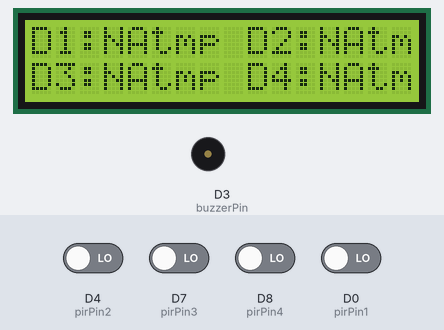
A sketch run on a simulated ESP8266 (NodeMCU). On the bench: 16×2 character LCD, buzzer (waves = sounding, pin HIGH). The inputs (shaded band) are chosen by the test bench; at power-on: D0 (pirPin1), D4 (pirPin2), D7 (pirPin3), D8 (pirPin4) LOW. WiFi joins after 1.5 s; servers stay silent unless stated; uploads are accepted with an empty reply; what the sketch prints to the serial monitor is not drawn.

Above: at 13.6 s.
13.7 s: D4 (pirPin2) driven HIGH
At 24.4 s:
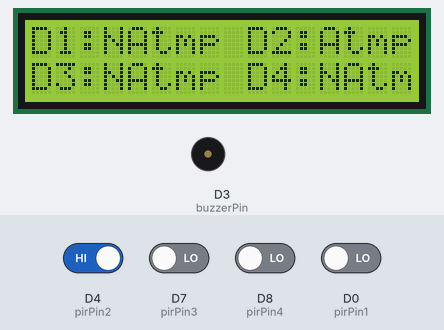
25.1 s: D7 (pirPin3) driven HIGH
At 36.5 s:
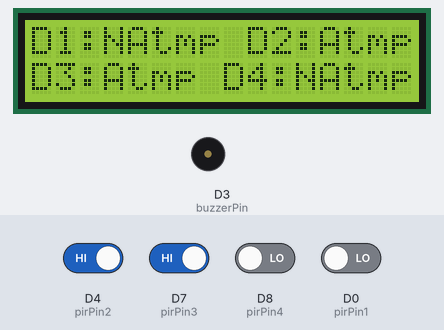
37.0 s: D8 (pirPin4) driven HIGH
At 49.0 s:
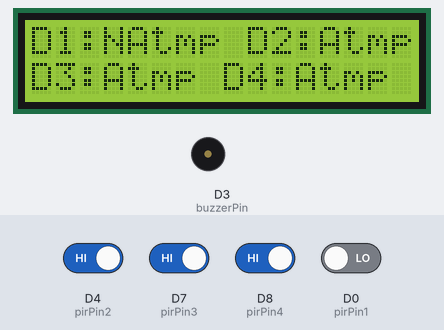
49.2 s: D4 (pirPin2) driven LOW
At 61.2 s:
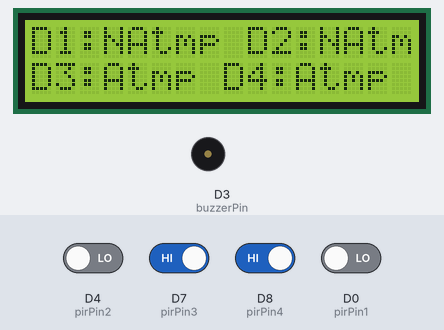
61.4 s: D0 (pirPin1) driven HIGH
73.6 s: D7 (pirPin3) driven LOW
At 86.5 s:
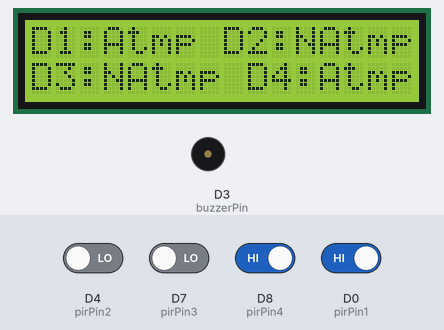
Timing chart, 0 to 86.8 s (numbered marks = the images above; inputs shaded):
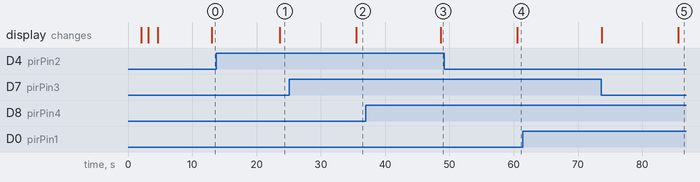

Measured:
- after the input at 13.7 s, the display: changes after 9.9 s (image 1)
- after the input at 25.1 s, the display: changes after 10.4 s (image 2)
- after the input at 37.0 s, the display: changes after 11.7 s (image 3)
- after the input at 49.2 s, the display: changes after 11.4 s (image 4)
- after the input at 61.4 s, every drawn part: stays the same
- after the input at 73.6 s, the display: first differs from a run without the input after 12.0 s (image 5)

The sketch:

fourMotionSensors.ino
```cpp
#include <ESP8266WiFi.h>
#include <Wire.h>
#include <LiquidCrystal_I2C.h>  // Include the I2C LCD library

// WiFi credentials
const char* ssid = "Mike";
const char* password = "mike7187";

// Pin definitions
const int pirPin1 = D0;  // Digital pin for PIR sensor 1
const int pirPin2 = D4;  // Digital pin for PIR sensor 2
const int pirPin3 = D7;  // Digital pin for PIR sensor 3
const int pirPin4 = D8;  // Digital pin for PIR sensor 4
// const int buzzerPin = A0;  // Digital pin for Buzzer
const int buzzerPin = D3;  // Digital pin for Buzzer

// LCD configuration
LiquidCrystal_I2C lcd(0x27, 16, 2);  // Replace with your LCD I2C address if different

// WiFi server details
const char* serverName = "192.168.206.193";  // Replace with your server IP address
const int serverPort = 8000;                 // HTTP port

// Initialize WiFi client
WiFiClient client;

// Motion status array
int motionStatus[4] = { 0, 0, 0, 0 };

void setup() {
  Serial.begin(115200);
  lcd.init();       // Initialize the LCD
  lcd.backlight();  // Turn on backlight
  lcd.setCursor(0, 0);
  lcd.print("Initializing...");  // Print initializing message
  delay(2000);                   // Wait 2 seconds
  lcd.clear();                   // Clear screen

  pinMode(pirPin1, INPUT);
  pinMode(pirPin2, INPUT);
  pinMode(pirPin3, INPUT);
  pinMode(pirPin4, INPUT);
  pinMode(buzzerPin, OUTPUT);


  // Allow PIR sensors to calibrate
  lcd.setCursor(0, 0);
  lcd.print("Calibrating PIR...");
  delay(1000);  // 30 seconds warm-up time for PIR sensors

  connectWiFi();  // Connect to WiFi
}

void loop() {
  // Read sensor values
  motionStatus[0] = digitalRead(pirPin1);
  motionStatus[1] = digitalRead(pirPin2);
  motionStatus[2] = digitalRead(pirPin3);
  motionStatus[3] = digitalRead(pirPin4);

  // Check if any sensor detects motion
  bool anyMotion = false;
  for (int i = 0; i < 4; i++) {
    if (motionStatus[i] == HIGH) {
      anyMotion = true;
      sendNotification(String(i + 1), 1);
    }
    if (anyMotion) {
      sendNormalAlarmStatus(1);
    } else {
      sendNormalAlarmStatus(0);
    }
  }

  // Check if the alarm is on or off
  if (client.connect(serverName, serverPort)) {
    Serial.println("Checking Alarm Status");

    // Send HTTP GET request
    client.println(String("GET /create-get-alarm HTTP/1.1"));
    client.println("Host: " + String(serverName));
    client.println("Connection: close");
    client.println();

    // Wait for server response
    String response = "";
    while (client.connected() || client.available()) {
      if (client.available()) {
        String line = client.readStringUntil('\r');
        response += line;
      }
    }
    client.stop();
    // Serial.println("GET request sent");
    int splitIndex_status = response.indexOf('*');
    String statusStr_status = response.substring(splitIndex_status + 1);
    int status = statusStr_status.toInt();

    // Serial.println("GET request sent");
    int splitIndex_normal_status = response.indexOf('=');
    String statusStr_normal_status = response.substring(splitIndex_normal_status + 1);
    int normal_status = statusStr_normal_status.toInt();

    // Process the response
    Serial.println("Response ===============:");
    Serial.println("status_force: " + String(status));
    Serial.println("status_normal: " + String(normal_status));

    if (status == 0) {
      // If status is 1, trigger the alarm regardless of normal_status
      anyMotion = false;
    } else if (status == 1) {
      // If status is 0, check the condition of normal_status
      if (normal_status == 1) {
        anyMotion = true;
      } else {
        anyMotion = false;
      }
    }

  } else {
    // Serial.println("Failed to connect to server for GET request");
  }


  if (anyMotion) {
    digitalWrite(buzzerPin, HIGH);  // Turn on the buzzer
  } else {
    digitalWrite(buzzerPin, LOW);  // Turn off the buzzer
  }

  // Update the LCD display with the status of all doors
  lcd.clear();
  lcd.setCursor(0, 0);
  lcd.print("D1:");
  lcd.print(getDoorReport(motionStatus[0]));
  lcd.print(" D2:");
  lcd.print(getDoorReport(motionStatus[1]));
  lcd.setCursor(0, 1);
  lcd.print("D3:");
  lcd.print(getDoorReport(motionStatus[2]));
  lcd.print(" D4:");
  lcd.print(getDoorReport(motionStatus[3]));

  delay(3000);  // Delay for stability
}

String getDoorReport(int value) {
  if (value == 1) {
    return "Atmp";
  } else {
    return "NAtmp";
  }
}

void connectWiFi() {
  lcd.clear();
  lcd.setCursor(0, 0);
  lcd.print("Connecting to WiFi...");

  WiFi.begin(ssid, password);
  while (WiFi.status() != WL_CONNECTED) {
    delay(500);
    Serial.print(".");
  }

  Serial.println("Connected to WiFi");
  lcd.clear();
  lcd.setCursor(0, 0);
  lcd.print("Connected to ");
  lcd.print(WiFi.SSID());
  lcd.setCursor(0, 1);
  lcd.print("IP: ");
  lcd.print(WiFi.localIP());
  delay(2000);  // Display WiFi status for 2 seconds
}

void sendNotification(String pir, int status) {
  String jsonData = pir + "_" + String(status);
  httpPost(serverName, serverPort, "/create-get-intruder-attempt", jsonData);
}

void sendNormalAlarmStatus(int status) {
  String jsonData = "normal_" + String(status);
  httpPost(serverName, serverPort, "/create-get-intruder-attempt", jsonData);
}


void httpGet(const char* server, int port, String path) {
  if (client.connect(server, port)) {
    Serial.println("Connected to server for GET request");

    // Send HTTP GET request
    client.println("GET " + path + " HTTP/1.1");
    client.println("Host: " + String(server));
    client.println("Connection: close");
    client.println();

    // Wait for server response
    while (client.connected() || client.available()) {
      if (client.available()) {
        String line = client.readStringUntil('\r');
        Serial.print(line);
      }
    }
    client.stop();
    Serial.println("GET request sent");
  } else {
    Serial.println("Failed to connect to server for GET request");
  }
}

void httpPost(const char* server, int port, String path, String postData) {
  if (client.connect(server, port)) {
    // Serial.println("Connected to server for POST request");

    // Send HTTP POST request
    client.println("POST " + path + " HTTP/1.1");
    client.println("Host: " + String(server));
    client.println("Connection: close");
    client.println("Content-Type: application/x-www-form-urlencoded");
    client.print("Content-Length: ");
    client.println(postData.length());
    client.println();
    client.println(postData);

    // Wait for server response
    while (client.connected() || client.available()) {
      if (client.available()) {
        String line = client.readStringUntil('\r');
        // Serial.print(line);
      }
    }
    client.stop();
    // Serial.println("POST request sent");
  } else {
    // Serial.println("Failed to connect to server for POST request");
  }
}
```
